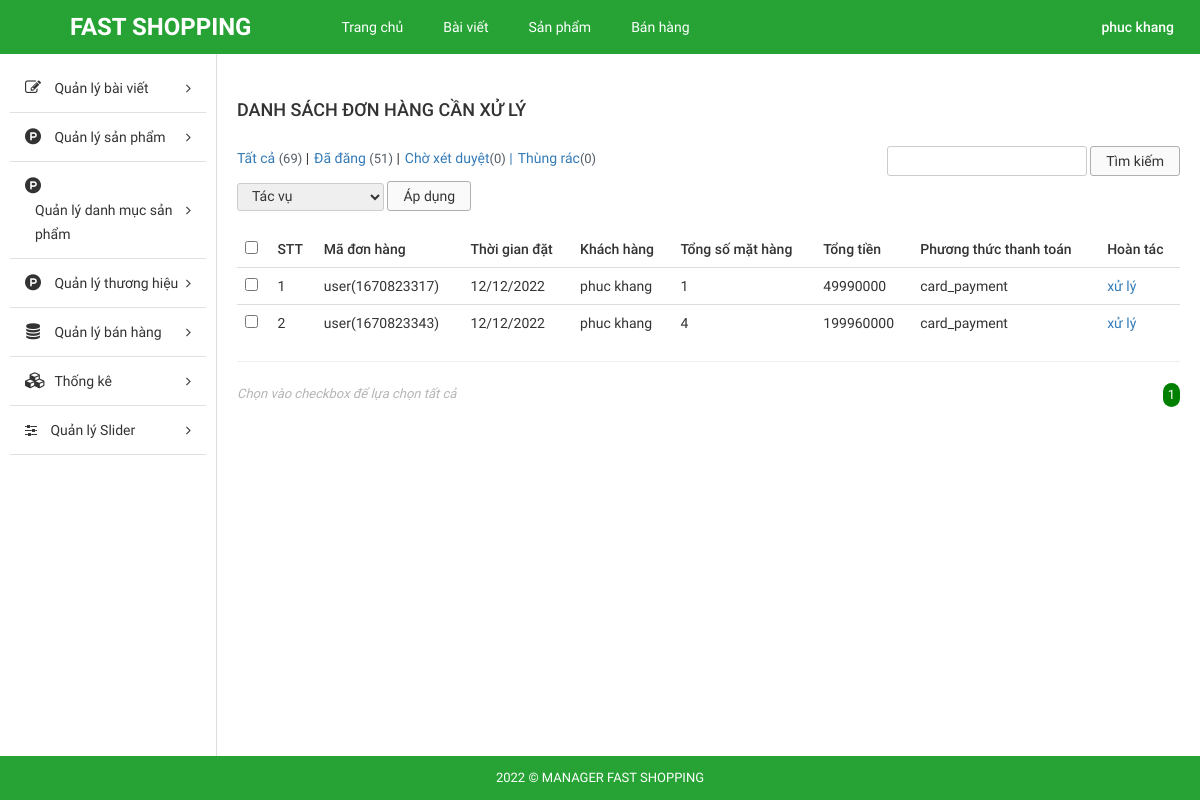
The app's page /Source_code/admin/index.php?modules=orders&controllers=index&action=listNo (signed in) with its own data.
### tables this page shows
CREATE TABLE IF NOT EXISTS `tbl_order` (
  `id` int(11) NOT NULL AUTO_INCREMENT,
  `custom_id` int(11) NOT NULL,
  `total_price` float NOT NULL,
  `total_num_product` int(11) NOT NULL,
  `create_date` varchar(255) NOT NULL,
  `note` text NOT NULL,
  `payment_method` varchar(255) NOT NULL,
  `status` enum('Thành công','Chờ xác nhận','Hủy','') NOT NULL,
  `id_cart` int(11) NOT NULL,
  `time` varchar(255) NOT NULL,
  `code` varchar(255) NOT NULL,
  `date_confirm` varchar(255) NOT NULL,
  PRIMARY KEY (`id`),
  KEY `id_cart` (`id_cart`),
  KEY `tbl_order_ibfk_1` (`custom_id`)
);

### Source_code/admin/libraries/database.php (called while the page is built, shortened)
<?php
function db_query($query_string) {
    global $conn;
    $result = mysqli_query($conn, $query_string);
    return $result;
}
function db_fetch_row($query_string) {
    $mysqli_result = db_query($query_string);
    $result = mysqli_fetch_assoc($mysqli_result);
    return $result;
}
function db_fetch_array($query_string) {
    $result = array();
    $mysqli_result = db_query($query_string);
    while ($row = mysqli_fetch_assoc($mysqli_result)) {
        $result[] = $row;
    }
    return $result;
}

### Source_code/admin/modules/orders/models/indexModel.php (called while the page is built, shortened)
<?php
function getAllOrderNo(){
	return db_fetch_array("SELECT * FROM `tbl_order` WHERE `status` ='Chờ xác nhận'");
}
function getNameCus($id){
	$data = db_fetch_row("SELECT * FROM `tbl_customer` WHERE `id` = '$id'");
	return $data['fullname'];
}
 ?>

### Source_code/admin/modules/orders/controllers/indexController.php (called while the page is built, shortened)
<?php
function listNoAction() {
	$data_tmp = getAllOrderNo();
	foreach ($data_tmp as $key => $value) {
		$data_tmp[$key]['fullname'] = getNameCus($data_tmp[$key]['custom_id']);
	}
	if(!empty($_GET['page'])){
		$page = $_GET['page'];
	}else{
		$page =1;
	}
	$numProduct = count($data_tmp);
	$productOnPage = 5;
	$num = ceil($numProduct/$productOnPage);
	$start = ($page - 1) * $productOnPage;
	$res =[];
	for ($i=$start; $i < $start+$productOnPage; $i++) {
		if(isset($data_tmp[$i]))
        $res[] = $data_tmp[$i];
	};
	$data = [$res, $num, $page];
	load_view('listNo',$data);
}
?>

### Source_code/admin/core/router.php (called while the page is built, shortened)
<?php
$action_name = get_action().'Action';
call_function(array('construct', $action_name));

### Source_code/admin/core/appload.php (called while the page is built, shortened)
<?php
require CONFIGPATH . DIRECTORY_SEPARATOR . 'database.php';
require LIBPATH . DIRECTORY_SEPARATOR . 'database.php';
require COREPATH . DIRECTORY_SEPARATOR . 'base.php';
require COREPATH . DIRECTORY_SEPARATOR . 'router.php';

### Source_code/admin/index.php (called while the page is built, shortened)
<?php
require COREPATH.DIRECTORY_SEPARATOR.'appload.php';

### Source_code/admin/modules/orders/views/listNoView.php (the view, shortened to what this page needs)
<div id="main-content-wp" class="list-product-page">
    <div class="wrap clearfix">
        <div id="content" class="fl-right">
            <div class="section" id="title-page">
                <div class="clearfix">
                    <h3 id="index" class="fl-left">Danh sách đơn hàng cần xử lý</h3>
                </div>
            </div>
            <div class="section" id="detail-page">
                <div class="section-detail">
                    <div class="filter-wp clearfix">
                        <ul class="post-status fl-left">
                            <li class="all"><a href="">Tất cả <span class="count">(69)</span></a> |</li>
                            <li class="publish"><a href="">Đã đăng <span class="count">(51)</span></a> |</li>
                            <li class="pending"><a href="">Chờ xét duyệt<span class="count">(0)</span> |</a></li>
                            <li class="pending"><a href="">Thùng rác<span class="count">(0)</span></a></li>
                        </ul>
                        <form method="GET" class="form-s fl-right">
                            <input type="text" name="s" id="s">
                            <input type="submit" name="sm_s" value="Tìm kiếm">
                        </form>
                    </div>
                    <div class="actions">
                        <form method="GET" action="" class="form-actions">
                            <select name="actions">
                                <option value="0">Tác vụ</option>
                            </select>
                            <input type="submit" name="sm_action" value="Áp dụng">
                        </form>
                    </div>
                    <div class="table-responsive">
                        <table class="table list-table-wp">
                            <thead>
                                <tr>
                                    <td><input type="checkbox" name="checkAll" id="checkAll"></td>
                                    <td><span class="thead-text">STT</span></td>
                                    <td><span class="thead-text">Mã đơn hàng</span></td>
                                    <td><span class="thead-text">Thời gian đặt</span></td>
                                    <td><span class="thead-text">Khách hàng</span></td>
                                    <td><span class="thead-text">Tổng số mặt hàng</span></td>
                                    <td><span class="thead-text">Tổng tiền</span></td>
                                    <td><span class="thead-text">Phương thức thanh toán</span></td>
                                    <td><span class="thead-text">Hoàn tác</span></td>
                                </tr>
                            </thead>
                            <tbody>
                                <?php if(!empty($data['0'])) foreach ($data['0'] as $key => $value) {?>
                                <tr>
                                    <td><input type="checkbox" name="checkItem" class="checkItem"></td>
                                    <td><span class="tbody-text"><?php echo ($key +1); ?></span></td>
                                    <td><span class="tbody-text"><?php  echo $value['code']; ?></span></td>
                                    <td><span class="tbody-text"><?php  echo $value['create_date']; ?></span></td>
                                    <td><span class="tbody-text"><?php  echo $value['fullname']; ?></span></td>
                                    <td><span class="tbody-text"><?php  echo $value['total_num_product']; ?></span></td>
                                    <td><span class="tbody-text"><?php  echo $value['total_price']; ?></h3></span>
                                    <td><span class="tbody-text"><?php  echo $value['payment_method']; ?></span></td>
                                    <td><span class="tbody-text"><a href="?modules=orders&controllers=index&action=detail&id_order=<?php echo $value['id']; ?>">xử lý</a></span></td>
                                </tr>
                                <?php }; ?>
                            </tbody>
                        </table>
                        <hr>
                    </div>
                </div>
            </div>
            <div class="section" id="paging-wp">
                <div class="section-detail clearfix">
                    <p id="desc" class="fl-left">Chọn vào checkbox để lựa chọn tất cả</p>
                    <ul id="list-paging" class="fl-right">
                        <?php for ($i=1; $i <= $data['1'] ; $i++) { ?>
                        <li>
                            <a <?php if($i == $data['2']) echo 'style="background-color: green;color:white; border-radius:300px;"';  ?>  href="?modules=orders&controllers=index&action=list&page=<?php echo $i; ?>" title=""><?php echo $i; ?></a>
                        </li>
                        <?php }; ?>
                    </ul>
                </div>
            </div>
        </div>
    </div>
</div>

### Source_code/admin/core/base.php (shortened to what this page needs)
<?php
function get_module() {
    global $config;
    $module = isset($_GET['modules']) ? $_GET['modules'] : $config['default_module'];
    return $module;
}
function call_function($list_function = array()) {
    if (is_array($list_function)) {
        foreach ($list_function as $f) {
            if (function_exists($f())) {
                $f();
            }
        }
    }
}
function load_view($name, $data_send = array()) {
    $data = $data_send;
    $path = MODULESPATH . DIRECTORY_SEPARATOR . get_module() . DIRECTORY_SEPARATOR . 'views' . DIRECTORY_SEPARATOR . $name . 'View.php';
    if (file_exists($path)) {
        require $path;
    } else {
        echo "Không tìm thấy {$path}";
    }
}
function get_header($name = '') {
    global $data;
    if (empty($name)) {
        $name = 'header';
    } else {
        $name = "header-{$name}";
    }
    $path = LAYOUTPATH . DIRECTORY_SEPARATOR . $name . '.php';
    if (file_exists($path)) {
        if (is_array($data)) {
            foreach ($data as $key => $a) {
                $$key = $a;
            }
        }
        require $path;
    } else {
        echo "Không tìm thấy {$path}";
    }
}
function get_footer($name = '') {
    global $data;
    if (empty($name)) {
        $name = 'footer';
    } else {
        $name = "footer-{$name}";
    }
    $path = LAYOUTPATH . DIRECTORY_SEPARATOR . $name . '.php';
    if (file_exists($path)) {
        if (is_array($data)) {
            foreach ($data as $key => $a) {
                $$key = $a;
            }
        }
        require $path;
    } else {
        echo "Không tìm thấy {$path}";
    }
}
function get_sidebar($name = '') {
    global $data;
    if (empty($name)) {
        $name = 'sidebar';
    } else {
        $name = "sidebar-{$name}";
    }
    $path = LAYOUTPATH . DIRECTORY_SEPARATOR . $name . '.php';
    if (file_exists($path)) {
        if (is_array($data)) {
            foreach ($data as $key => $a) {
                $$key = $a;
            }
        }
        require $path;
    } else {
        echo "Không tìm thấy {$path}";
    }
}
?>

### Source_code/admin/public/css/import/global.css (style rules this page uses)
body { font-family: "Roboto Regular"; font-size: 14px; line-height: 24px; color: #333; }
.fl-left { float: left; }
.fl-right { float: right; }
ul li { list-style: none!important; }
a { text-decoration: none!important; }

### Source_code/admin/public/css/import/list_post.css (style rules this page uses)
#content { width: 82%; border-left: 1px solid #ddd; padding: 20px; }
#index { font-family: 'Roboto Medium'; font-weight: normal; text-transform: uppercase; font-size: 18px; padding: 24px 0px; }
.list-table-wp thead tr td { font-family: 'Roboto Medium'; font-weight: normal; }
#paging-wp #desc { font-size: 13px; color: #b5b5b5; font-style: italic; }
#list-paging li { float: left; }
#list-paging li a { display: inline-block; color: #555; font-size: 13px; padding: 0px 5px; }
.filter-wp { margin-bottom: 5px; }
.actions { margin-bottom: 20px; }
.post-status li { float: left; font-size: 14px; margin-right: 5px; }
.post-status li .count { color: #555d66; font-size: 13px; display: inline-block; }
.form-s input[type="text"], .form-actions select { border-radius: 3px; border: 1px solid #ccc; padding: 2px 10px; }
.form-s input[type="submit"], .form-actions input[type="submit"] { border-radius: 3px; border: 1px solid #afafaf; padding: 2px 15px; background: #fafafa; }
.form-actions select { padding: 4px 10px; }

### Source_code/admin/public/css/import/menu.css (style rules this page uses)
.actions select { border-radius: 3px; border: 1px solid #ccc; padding: 4px 10px; }

### Source_code/admin/public/css/import/detail_order.css (style rules this page uses)
.table { margin-bottom: 0!important; }

### records on screen
tbl_order: code "user(1670823317)", create_date "12/12/2022", fullname "phuc khang", total_num_product "1", total_price "49990000", payment_method "card_payment"
tbl_order: code "user(1670823343)", create_date "12/12/2022", fullname "phuc khang", total_num_product "4", total_price "199960000", payment_method "card_payment"
